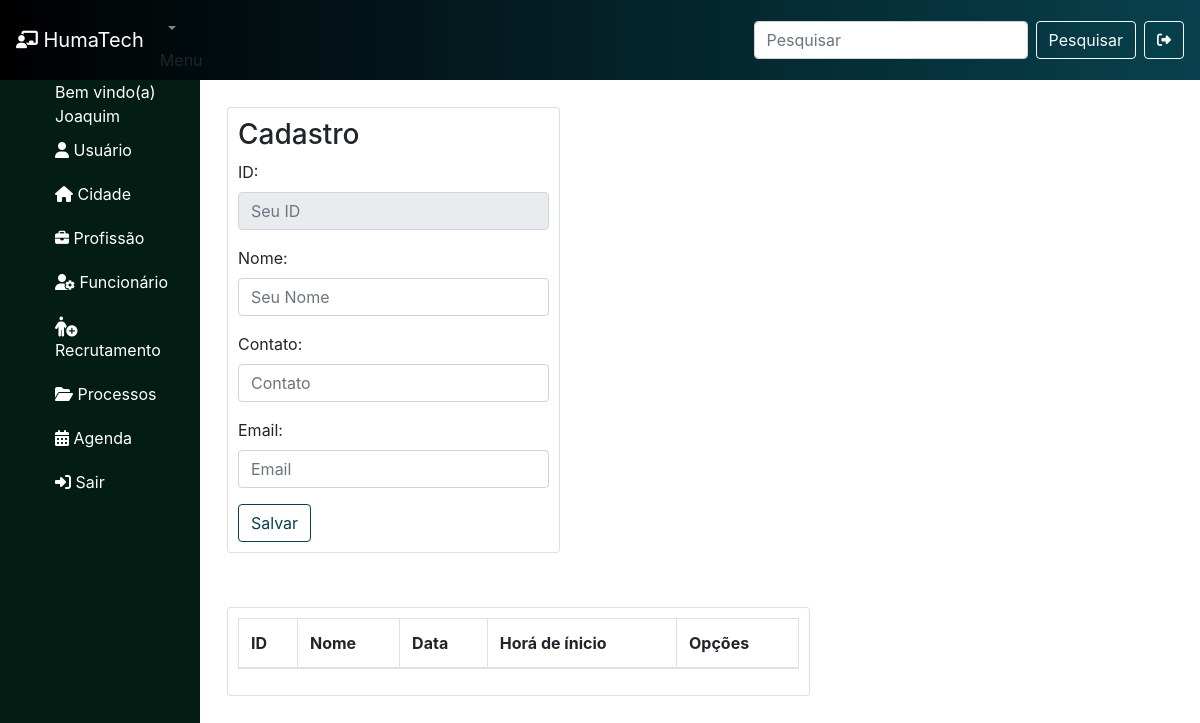
Page /recrutamento.php (signed in) on the earlier database version.
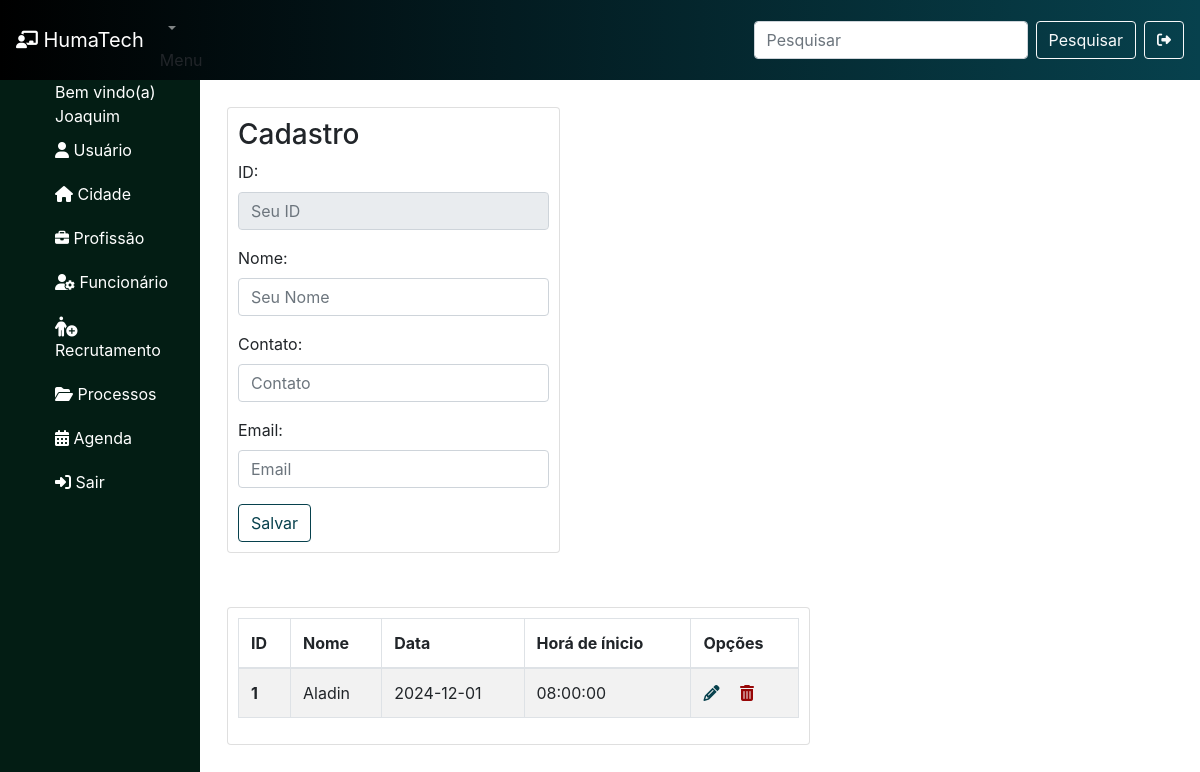
Same page on the later database version.
### tables this page shows
CREATE TABLE recrutamento(
	id INT AUTO_INCREMENT PRIMARY KEY NOT NULL,
    nome VARCHAR(255),
    contato VARCHAR(100),
    email VARCHAR(100),
    data_entrevista DATE,
    hora_inicio TIME,
    hora_fim TIME,
    data_cadastro DATETIME DEFAULT CURRENT_TIMESTAMP,
    tipo VARCHAR(100),
    obs VARCHAR(255),
    curriculo VARCHAR(255),
    foto VARCHAR(255)
    
);

### recrutamento.php (the view, shortened to what this page needs)
<!DOCTYPE html>
<html lang="pr-br">
<?php
include "conexao.php";
$destino = './recrutamento/inserir.php';
?>
<head>
  <link rel="stylesheet" href="https://cdnjs.cloudflare.com/ajax/libs/font-awesome/6.6.0/css/all.min.css"
 />
  <link rel="stylesheet" href="https://stackpath.bootstrapcdn.com/bootstrap/4.1.3/css/bootstrap.min.css"
>
  <link rel="stylesheet" href="./recursos/style.css">
  <link rel="stylesheet" href="https://cdn.datatables.net/2.1.8/css/dataTables.dataTables.css" />
</head>
<body>
<?php include './menuSuperior.php';?>
  <div class="container-fluid">
    <div class="row">
      <div class="col-md-2 menu">
       <?php include './menuLateral.php'; ?>
      </div>
      <div class="col-md-10">
        <div class="row">
          <div class="col-md-4 card">
            <h3>Cadastro</h3>
            <form action="<?= $destino ?>" method="post">
              <div class="form-group">
                <label>ID: </label>
                <input readonly value="<?php echo isset($dadosAlt) ? $dadosAlt['id'] : '' ?>" type="text" name="id"
                  class="form-control" placeholder="Seu ID">
              </div>
              <div class="form-group">
                <label>Nome: </label>
                <input value="<?php echo isset($dadosAlt) ? $dadosAlt['nome'] : '' ?>" type="text" name="nome" required
                  class="form-control" placeholder="Seu Nome">
              </div>
              <div class="form-group">
                <label>Contato: </label>
                <input value="<?php echo isset($dadosAlt) ? $dadosAlt['contato'] : '' ?>" type="text" name="contato" required
                  class="form-control tel" placeholder="Contato">
              </div>
              <div class="form-group">
                <label>Email: </label>
                <input value="<?php echo isset($dadosAlt) ? $dadosAlt['email'] : '' ?>" type="text" name="email"
                  required class="form-control" placeholder="Email">
              </div>
              <button type="submit" class="btn btn-outline-info color"> Salvar </button>
            </form>
          </div>
          <div class="col-md-7 card">
            <table class="table table-striped table-bordered" id="tabela">
              <thead>
                <tr>
                  <th scope="col">ID</th>
                  <th scope="col">Nome</th>
                  <th scope="col">Data</th>
                  <th scope="col">Horá de ínicio</th>
                  <th scope="col">Opções</th>
                </tr>
              </thead>
              <tbody>
                <?php
                $sql = 'SELECT * FROM recrutamento';
                $resultado = mysqli_query($conexao, $sql);
                while ($colunas = mysqli_fetch_assoc($resultado)) {
                  ?>
                  <tr>
                    <th scope="row"> <?php echo $colunas['id'] ?> </th>
                    <td> <?php echo $colunas['nome'] ?></td>
                    <td> <?php echo $colunas['data_entrevista'] ?></td>
                    <td> <?php echo $colunas['hora_inicio'] ?></td>
                    <td>
                      <a href="recrutamento.php?idAlt=<?= $colunas['id'] ?>"> <i class="fa-solid fa-pencil mr-3"
                          style="color: #07414d;"></i></a>
                      <a href="<?php echo './recrutamento/excluir.php?id=' . $colunas['id']; ?>"> <i
                          class="fa-solid fa-trash-can" style="color: #970707;"></i></a>
                    </td>
                  </tr>
                <?php } ?>
              </tbody>
            </table>
          </div>
        </div>
      </div>
    </div>
</body>
</html>

### menuSuperior.php (shortened to what this page needs)
<nav class="navbar navbar-expand-lg navbar-dark bg-light navColor">
    <a class="navbar-brand" href="./principal.php"><i class="fa-solid fa-chalkboard-user fa-sm"></i></i></i> HumaTech</a>
    <div class="collapse navbar-collapse" id="conteudoNavbarSuportado">
        <ul class="navbar-nav mr-auto">
            <li class="nav-item dropdown">
                <a class="nav-link dropdown-toggle" href="#" id="navbarDropdown" role="button" data-toggle="dropdown" aria-haspopup="true" aria-expanded="false"></a>Menu</a>
            </li>
        </ul>
        <form class="form-inline my-2 my-lg-0">
            <input class="form-control mr-sm-2" type="search" placeholder="Pesquisar" aria-label="Pesquisar">
            <button class="btn btn-outline-light my-2 my-sm-0" type="submit">Pesquisar</button>
            <a href="./sair.php" class="btn btn-outline-light my-2 my-sm-0 ml-2"> <i class="fa-solid fa-right-from-bracket fa-sm"></i> </a>
        </form>
    </div>
</nav>

### menuLateral.php
<ul class="menu">
          <li style="color:white"> Bem vindo(a) <?php echo $_SESSION['usuario'] ?> </li>
          <li> <a href="./principal.php" class="menu_item"><i class="fa-solid fa-user"></i> Usuário </a> </li>
          <li> <a href="./cidade.php" class="menu_item"><i class="fa-solid fa-house"></i> Cidade </a> </li>
          <li> <a href="./profissao.php" class="menu_item"><i class="fa-solid fa-briefcase fa-sm"></i> Profissão </a> </li>
          <li> <a href="./funcionario.php" class="menu_item"><i class="fa-solid fa-user-gear"></i> Funcionário </a></li>
          <li> <a href="./recrutamento.php" class="menu_item"><i class="fa-solid fa-person-circle-plus fa-lg"></i> Recrutamento </a> </li>
          <li> <a href="./processos.php" class="menu_item"><i class="fa-solid fa-folder-open"></i> Processos </a> </li>
          <li> <a href="./agenda.php" class="menu_item"><i class="fa-solid fa-calendar-days"></i> Agenda</a> </li>
          <li> <a href="./sair.php" class="menu_item"><i class="fa-solid fa-right-to-bracket"></i> Sair </a> </li>
</ul>

### recursos/style.css (style rules this page uses)
.color { border-color: #07414d; color: #07414d; }
.navColor { background: linear-gradient(to right, rgb(0, 0, 0),#07414d); }
.menu { background-color: rgb(3, 29, 20); height: 100vh; list-style: none; }
.menu_item { display: block; color: white; padding: 10px 0px; }
.card { margin-top: 5px; padding: 10px; margin: 27px; }

Differences in the rows shown:
added recrutamento: id "1", nome "Aladin", data_entrevista "2024-12-01", hora_inicio "08:00:00"
